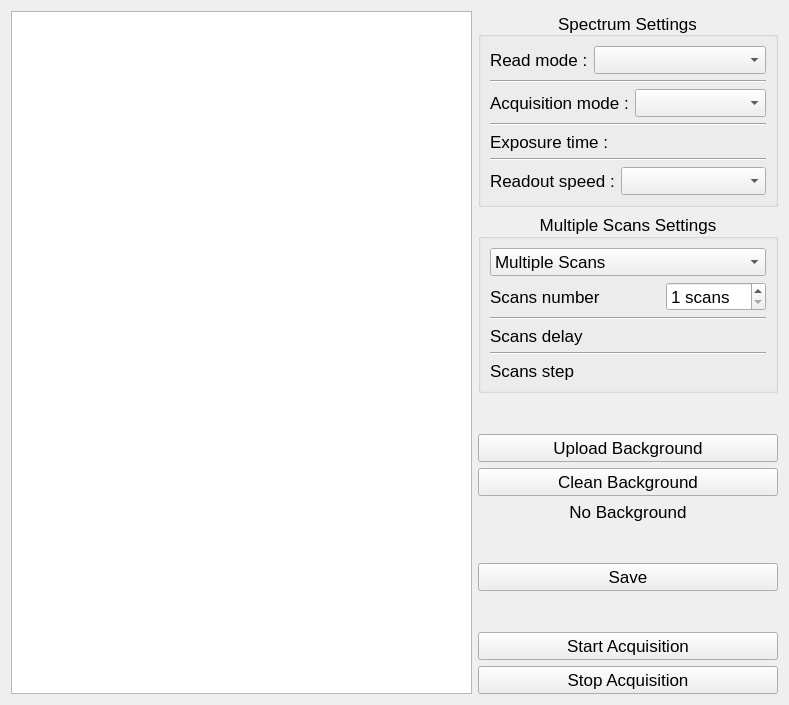
<?xml version="1.0" encoding="UTF-8"?>
<ui version="4.0">
 <class>Form</class>
 <widget class="QWidget" name="Form">
  <property name="geometry">
   <rect>
    <x>0</x>
    <y>0</y>
    <width>789</width>
    <height>705</height>
   </rect>
  </property>
  <property name="sizePolicy">
   <sizepolicy hsizetype="Expanding" vsizetype="Expanding">
    <horstretch>0</horstretch>
    <verstretch>0</verstretch>
   </sizepolicy>
  </property>
  <property name="font">
   <font>
    <pointsize>13</pointsize>
   </font>
  </property>
  <property name="windowTitle">
   <string>Form</string>
  </property>
  <layout class="QGridLayout" name="gridLayout">
   <item row="0" column="0">
    <widget class="PlotWidget" name="graph"/>
   </item>
   <item row="0" column="1">
    <layout class="QVBoxLayout" name="verticalLayout_2">
     <item>
      <widget class="QGroupBox" name="spectrum_settings">
       <property name="maximumSize">
        <size>
         <width>300</width>
         <height>16777215</height>
        </size>
       </property>
       <property name="styleSheet">
        <string notr="true"/>
       </property>
       <property name="title">
        <string>Spectrum Settings</string>
       </property>
       <property name="alignment">
        <set>Qt::AlignBottom|Qt::AlignHCenter</set>
       </property>
       <layout class="QVBoxLayout" name="verticalLayout_15">
        <item>
         <layout class="QHBoxLayout" name="read_modes_layout">
          <item>
           <widget class="QLabel" name="read_modes_label">
            <property name="font">
             <font>
              <pointsize>13</pointsize>
             </font>
            </property>
            <property name="text">
             <string>Read mode :</string>
            </property>
           </widget>
          </item>
          <item>
           <widget class="QComboBox" name="read_modes">
            <property name="sizePolicy">
             <sizepolicy hsizetype="Expanding" vsizetype="Fixed">
              <horstretch>0</horstretch>
              <verstretch>0</verstretch>
             </sizepolicy>
            </property>
           </widget>
          </item>
         </layout>
        </item>
        <item>
         <widget class="Line" name="separator11">
          <property name="orientation">
           <enum>Qt::Horizontal</enum>
          </property>
         </widget>
        </item>
        <item>
         <layout class="QHBoxLayout" name="acquisition_mode_layout">
          <item>
           <widget class="QLabel" name="acquisition_modes_label">
            <property name="text">
             <string>Acquisition mode :</string>
            </property>
           </widget>
          </item>
          <item>
           <widget class="QComboBox" name="acquisition_modes">
            <property name="sizePolicy">
             <sizepolicy hsizetype="Expanding" vsizetype="Fixed">
              <horstretch>0</horstretch>
              <verstretch>0</verstretch>
             </sizepolicy>
            </property>
           </widget>
          </item>
         </layout>
        </item>
        <item>
         <widget class="Line" name="separator12">
          <property name="orientation">
           <enum>Qt::Horizontal</enum>
          </property>
         </widget>
        </item>
        <item>
         <layout class="QHBoxLayout" name="exposure_time_layout">
          <item>
           <widget class="QLabel" name="exposure_time_label">
            <property name="text">
             <string>Exposure time :</string>
            </property>
           </widget>
          </item>
         </layout>
        </item>
        <item>
         <widget class="Line" name="separator13">
          <property name="orientation">
           <enum>Qt::Horizontal</enum>
          </property>
         </widget>
        </item>
        <item>
         <layout class="QHBoxLayout" name="readout_speed_layout">
          <item>
           <widget class="QLabel" name="readout_speed_label">
            <property name="text">
             <string>Readout speed :</string>
            </property>
           </widget>
          </item>
          <item>
           <widget class="QComboBox" name="readout_speed">
            <property name="sizePolicy">
             <sizepolicy hsizetype="Expanding" vsizetype="Fixed">
              <horstretch>0</horstretch>
              <verstretch>0</verstretch>
             </sizepolicy>
            </property>
           </widget>
          </item>
         </layout>
        </item>
       </layout>
      </widget>
     </item>
     <item>
      <widget class="QGroupBox" name="multiple_scan_settings">
       <property name="maximumSize">
        <size>
         <width>300</width>
         <height>16777215</height>
        </size>
       </property>
       <property name="title">
        <string>Multiple Scans Settings</string>
       </property>
       <property name="alignment">
        <set>Qt::AlignCenter</set>
       </property>
       <layout class="QVBoxLayout" name="verticalLayout">
        <property name="topMargin">
         <number>9</number>
        </property>
        <item>
         <widget class="QComboBox" name="multipe_scan_mode">
          <item>
           <property name="text">
            <string>Multiple Scans</string>
           </property>
          </item>
          <item>
           <property name="text">
            <string>Scan Accumulation</string>
           </property>
          </item>
          <item>
           <property name="text">
            <string>Scan Median</string>
           </property>
          </item>
          <item>
           <property name="text">
            <string>Scan Average</string>
           </property>
          </item>
         </widget>
        </item>
        <item>
         <layout class="QHBoxLayout" name="scan_number">
          <item>
           <widget class="QLabel" name="scan_number_label">
            <property name="text">
             <string>Scans number</string>
            </property>
           </widget>
          </item>
          <item>
           <widget class="QSpinBox" name="scan_number_spin">
            <property name="maximumSize">
             <size>
              <width>100</width>
              <height>16777215</height>
             </size>
            </property>
            <property name="suffix">
             <string> scans</string>
            </property>
            <property name="minimum">
             <number>1</number>
            </property>
            <property name="maximum">
             <number>1000</number>
            </property>
           </widget>
          </item>
         </layout>
        </item>
        <item>
         <widget class="Line" name="line_2">
          <property name="orientation">
           <enum>Qt::Horizontal</enum>
          </property>
         </widget>
        </item>
        <item>
         <layout class="QHBoxLayout" name="scan_delay">
          <item>
           <widget class="QLabel" name="scan_delay_label">
            <property name="text">
             <string>Scans delay</string>
            </property>
           </widget>
          </item>
         </layout>
        </item>
        <item>
         <widget class="Line" name="line">
          <property name="orientation">
           <enum>Qt::Horizontal</enum>
          </property>
         </widget>
        </item>
        <item>
         <layout class="QHBoxLayout" name="scan_wavelength_step">
          <item>
           <widget class="QLabel" name="scan_wavelength_step_label">
            <property name="text">
             <string>Scans step</string>
            </property>
           </widget>
          </item>
         </layout>
        </item>
       </layout>
      </widget>
     </item>
     <item>
      <spacer name="verticalSpacer_10">
       <property name="orientation">
        <enum>Qt::Vertical</enum>
       </property>
       <property name="sizeHint" stdset="0">
        <size>
         <width>20</width>
         <height>40</height>
        </size>
       </property>
      </spacer>
     </item>
     <item>
      <widget class="QPushButton" name="upload_background">
       <property name="maximumSize">
        <size>
         <width>300</width>
         <height>16777215</height>
        </size>
       </property>
       <property name="text">
        <string>Upload Background</string>
       </property>
      </widget>
     </item>
     <item>
      <widget class="QPushButton" name="clean_background">
       <property name="maximumSize">
        <size>
         <width>300</width>
         <height>16777215</height>
        </size>
       </property>
       <property name="text">
        <string>Clean Background</string>
       </property>
      </widget>
     </item>
     <item>
      <widget class="QLabel" name="background_msg">
       <property name="maximumSize">
        <size>
         <width>300</width>
         <height>16777215</height>
        </size>
       </property>
       <property name="text">
        <string>No Background</string>
       </property>
       <property name="alignment">
        <set>Qt::AlignCenter</set>
       </property>
      </widget>
     </item>
     <item>
      <spacer name="verticalSpacer_2">
       <property name="orientation">
        <enum>Qt::Vertical</enum>
       </property>
       <property name="sizeHint" stdset="0">
        <size>
         <width>20</width>
         <height>40</height>
        </size>
       </property>
      </spacer>
     </item>
     <item>
      <widget class="QPushButton" name="save">
       <property name="maximumSize">
        <size>
         <width>300</width>
         <height>16777215</height>
        </size>
       </property>
       <property name="text">
        <string>Save</string>
       </property>
      </widget>
     </item>
     <item>
      <spacer name="verticalSpacer">
       <property name="orientation">
        <enum>Qt::Vertical</enum>
       </property>
       <property name="sizeHint" stdset="0">
        <size>
         <width>20</width>
         <height>40</height>
        </size>
       </property>
      </spacer>
     </item>
     <item>
      <widget class="QPushButton" name="start_acquisition">
       <property name="maximumSize">
        <size>
         <width>300</width>
         <height>16777215</height>
        </size>
       </property>
       <property name="text">
        <string>Start Acquisition</string>
       </property>
      </widget>
     </item>
     <item>
      <widget class="QPushButton" name="stop_acquisition">
       <property name="maximumSize">
        <size>
         <width>300</width>
         <height>16777215</height>
        </size>
       </property>
       <property name="text">
        <string>Stop Acquisition</string>
       </property>
      </widget>
     </item>
    </layout>
   </item>
  </layout>
 </widget>
 <customwidgets>
  <customwidget>
   <class>PlotWidget</class>
   <extends>QGraphicsView</extends>
   <header location="global">pyqtgraph</header>
  </customwidget>
 </customwidgets>
 <resources/>
 <connections/>
</ui>
